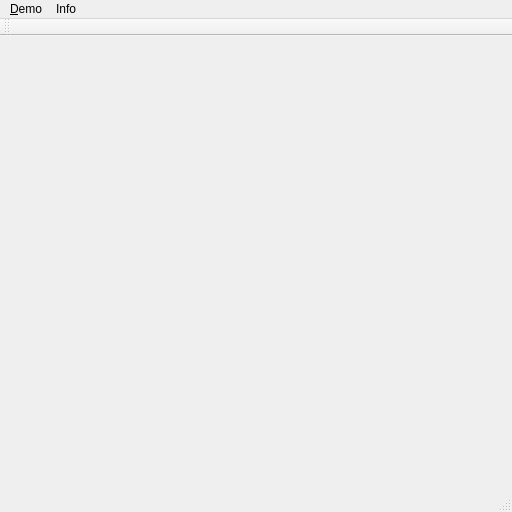
<?xml version="1.0" encoding="UTF-8"?>
<ui version="4.0">
 <class>MainWindow</class>
 <widget class="QMainWindow" name="MainWindow">
  <property name="geometry">
   <rect>
    <x>0</x>
    <y>0</y>
    <width>512</width>
    <height>512</height>
   </rect>
  </property>
  <property name="sizePolicy">
   <sizepolicy hsizetype="Expanding" vsizetype="Expanding">
    <horstretch>0</horstretch>
    <verstretch>0</verstretch>
   </sizepolicy>
  </property>
  <property name="windowTitle">
   <string>Hello OpenGL ...</string>
  </property>
  <widget class="QMenuBar" name="menuBar">
   <property name="geometry">
    <rect>
     <x>0</x>
     <y>0</y>
     <width>512</width>
     <height>22</height>
    </rect>
   </property>
   <widget class="QMenu" name="menuInfo">
    <property name="title">
     <string>Info</string>
    </property>
    <addaction name="action_Version_OpenGL"/>
   </widget>
   <widget class="QMenu" name="menu_Demo">
    <property name="title">
     <string>&amp;Demo</string>
    </property>
    <addaction name="actionHello_clear"/>
    <addaction name="actionHello_tensorprod"/>
    <addaction name="actionHello_camera"/>
    <addaction name="actionHello_bspline"/>
    <addaction name="actionHello_nurbs"/>
    <addaction name="actionHello_envmap"/>
   </widget>
   <addaction name="menu_Demo"/>
   <addaction name="menuInfo"/>
  </widget>
  <widget class="QToolBar" name="mainToolBar">
   <attribute name="toolBarArea">
    <enum>TopToolBarArea</enum>
   </attribute>
   <attribute name="toolBarBreak">
    <bool>false</bool>
   </attribute>
  </widget>
  <widget class="QStatusBar" name="statusBar"/>
  <action name="action_Version_OpenGL">
   <property name="text">
    <string>&amp;Version OpenGL</string>
   </property>
  </action>
  <action name="actionHello_tensorprod">
   <property name="text">
    <string>Hello tensorprod ...</string>
   </property>
  </action>
  <action name="actionHello_camera">
   <property name="text">
    <string>Hello camera ...</string>
   </property>
  </action>
  <action name="actionHello_bspline">
   <property name="text">
    <string>Hello bspline ...</string>
   </property>
  </action>
  <action name="actionHello_nurbs">
   <property name="text">
    <string>Hello nurbs ...</string>
   </property>
  </action>
  <action name="actionHello_envmap">
   <property name="text">
    <string>Hello cubemap ...</string>
   </property>
  </action>
  <action name="actionHello_clear">
   <property name="text">
    <string>Hello clear ...</string>
   </property>
  </action>
 </widget>
 <resources/>
 <connections/>
</ui>
